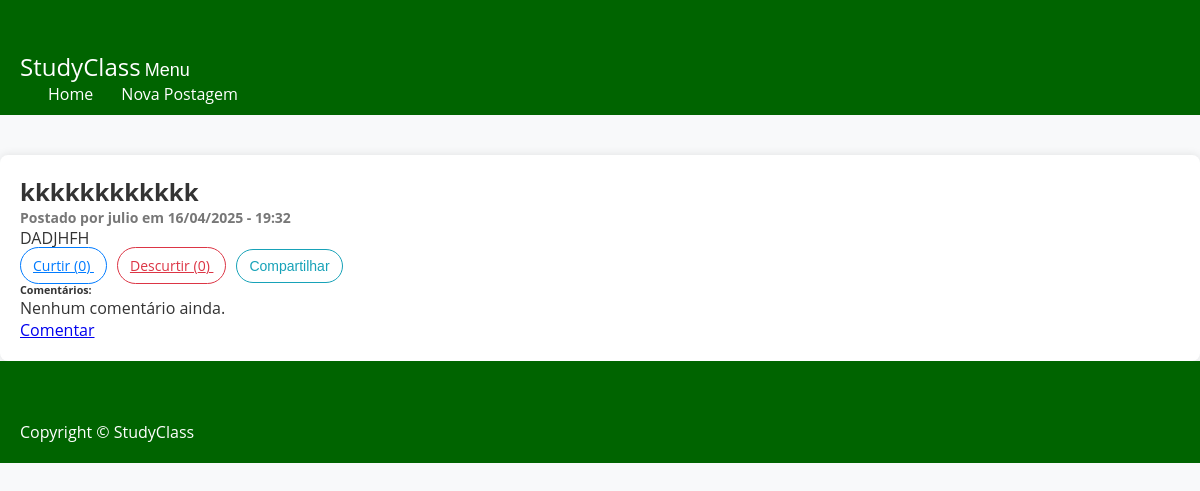
Before: / with the older database file.
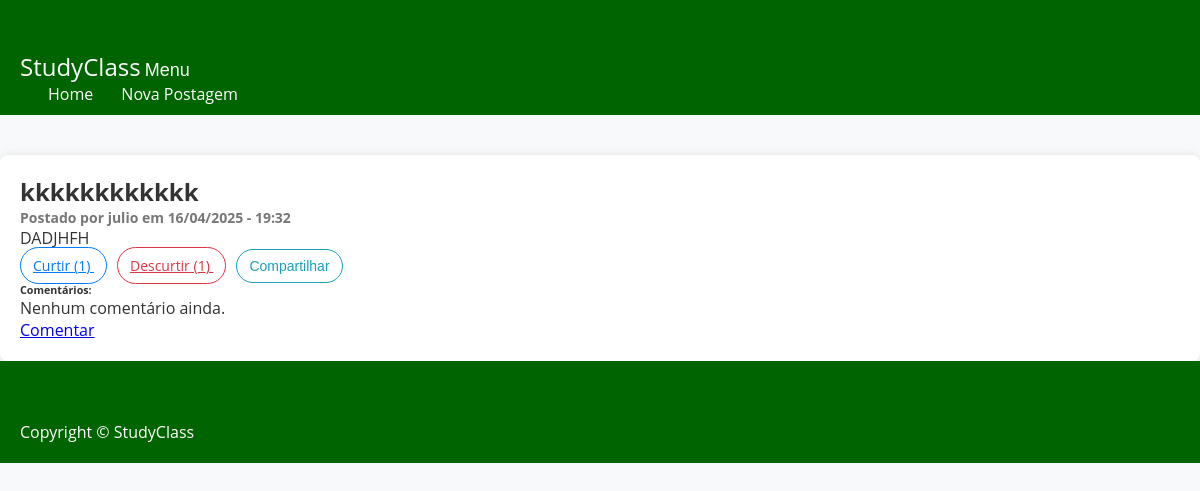
After: the same page with the newer database file.
### socialapp/models.py (models this page shows, shortened)
class Postagem(models.Model):
    titulo = models.CharField(max_length=255)
    nome_usuario = models.CharField(max_length=255)
    conteudo = models.TextField()
    data_postagem = models.DateTimeField(auto_now_add=True)
    curtidas = models.PositiveIntegerField(default=0)
    descurtidas = models.PositiveIntegerField(default=0)

### socialapp/views.py (the view)
# urls.py: path('', index, name='index'),
def index(request):
    postagem = Postagem.objects.order_by('-data_postagem')
    return render(request, 'social/index.html', {'postagens': postagem})

### socialapp/templates/social/index.html (shortened to what this page needs)
<!DOCTYPE html>
<html lang="pt-br">
<head>
    {% load static %}
    <link href="{% static 'css/style.css' %}" rel="stylesheet" />
</head>
<body>
    <nav class="navbar">
        <div class="container">
            <a class="navbar-brand" href="{% url 'index' %}">StudyClass</a>
            <button class="navbar-toggler" onclick="toggleMenu()">Menu </button>
            <div class="navbar-menu" id="navbarMenu">
                <ul class="navbar-nav">
                    <li class="nav-item"><a class="nav-link" href="{% url 'index' %}"> Home</a></li>
                    <li class="nav-item"><a class="nav-link" href="{% url 'nova_postagem' %}"> Nova Postagem</a></li>
                </ul>
            </div>
        </div>
    </nav>
    <div class="container mt-5">
        <div class="row justify-content-center">
            <div class="col-md-8">
                {% for postagem in postagens %}
                <div class="post-preview mb-4 pb-4 border-bottom">
                    <h2 class="post-title">{{ postagem.titulo }}</h2>
                    <h6 class="post-subtitle text-muted">Postado por {{ postagem.nome_usuario }} em {{ postagem.data_postagem|date:"d/m/Y - H:i" }}</h6>
                    <p>{{ postagem.conteudo }}</p>
                    <div class="post-actions mb-2">
                        <a href="{% url 'curtir_postagem' postagem.id %}" class="btn btn-action like">
                             Curtir ({{ postagem.curtidas }})
                        </a>
                        <a href="{% url 'descurtir_postagem' postagem.id %}" class="btn btn-action dislike">
                             Descurtir ({{ postagem.descurtidas }})
                        </a>
                        <button class="btn btn-action share"> Compartilhar</button>
                    </div>
                    <div class="comentarios">
                        <h6>Comentários:</h6>
                        {% for comentario in postagem.comentarios.all %}
                            <div class="mb-2"><strong>{{ comentario.nome_usuario }}</strong>: {{ comentario.conteudo }}</div>
                        {% empty %}
                            <p class="text-muted">Nenhum comentário ainda.</p>
                        {% endfor %}
                        <a href="{% url 'comentar' postagem.id %}" class="btn btn-info btn-sm mt-2">Comentar</a>
                    </div>
                </div>
                {% empty %}
                    <p class="text-center">Nenhuma postagem ainda. <a href="{% url 'nova_postagem' %}">Crie a primeira!</a></p>
                {% endfor %}
            </div>
        </div>
    </div>
    <footer class="footer">
        <div class="container text-center">
            <p class="mb-0 small">Copyright &copy; StudyClass {{ now|date:"Y" }}</p>
        </div>
    </footer>
</body>
</html>

Changed rows visible on the page:
changed Postagem "kkkkkkkkkkkk": curtidas "0" → "1"; descurtidas "0" → "1"
